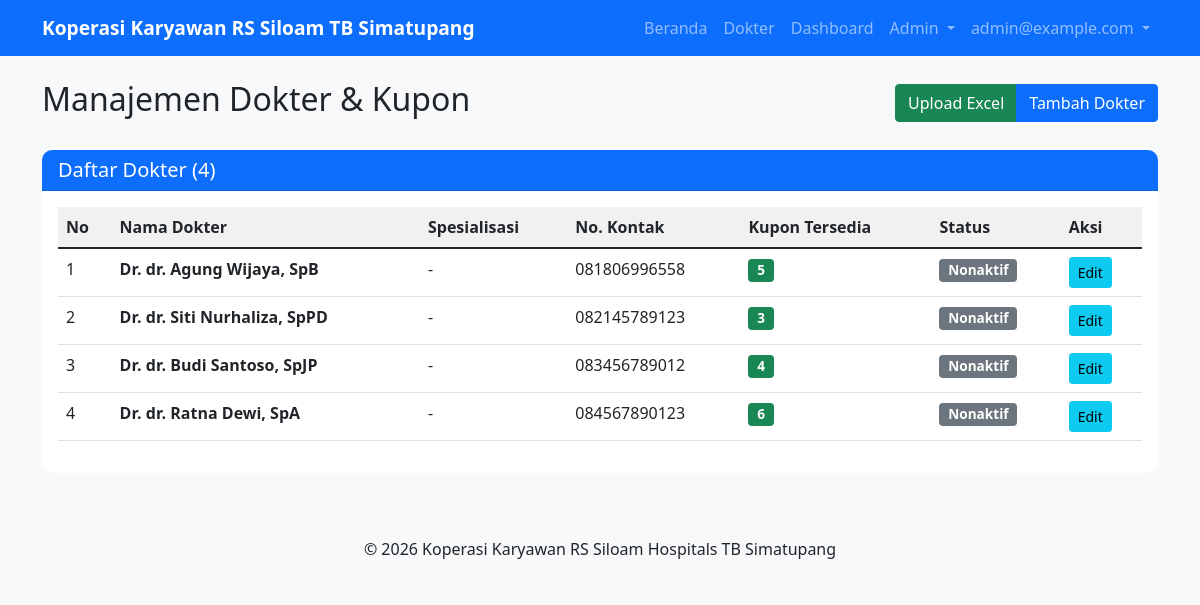
The page /admin/dokter (signed in) on the database its author committed.
### koperasi apps/models.py (models this page shows, shortened)
class User(UserMixin, db.Model):
    id = db.Column(db.Integer, primary_key=True)
    email = db.Column(db.String(120), unique=True, nullable=False)
    password_hash = db.Column(db.String(256))
    role = db.Column(db.String(20), default='user')  # user, approval1, approval2, admin
    is_active = db.Column(db.Boolean, default=True)
    created_at = db.Column(db.DateTime, default=datetime.utcnow)

class Dokter(db.Model):
    id = db.Column(db.Integer, primary_key=True)
    nama_dokter = db.Column(db.String(200), nullable=False)
    spesialisasi = db.Column(db.String(100))
    nomor_kontak = db.Column(db.String(20), nullable=False)
    alamat_praktik = db.Column(db.Text)
    jumlah_kupon = db.Column(db.Integer, default=0)
    kupon_awal = db.Column(db.Integer, default=0)  # Initial kupon before period
    periode_berlaku_bulan = db.Column(db.String(10))  # Format: YYYY-MM, e.g. 2026-01
    keterangan = db.Column(db.Text)
    is_active = db.Column(db.Boolean, default=True)
    created_at = db.Column(db.DateTime, default=datetime.utcnow)
    updated_at = db.Column(db.DateTime, default=datetime.utcnow, onupdate=datetime.utcnow)

### koperasi apps/app.py (the view, shortened to what this page needs)
@app.route('/admin/dokter', methods=['GET', 'POST'])
@login_required
def admin_dokter():
    if current_user.role != 'admin':
        flash('Anda tidak memiliki akses', 'danger')
        return redirect(url_for('dashboard'))
    current_month = datetime.now().strftime('%Y-%m')
    for dokter in Dokter.query.all():
        if dokter.periode_berlaku_bulan and dokter.periode_berlaku_bulan != current_month:
            dokter.jumlah_kupon = dokter.kupon_awal
            dokter.periode_berlaku_bulan = current_month
    db.session.commit()
    dokter_list_data = Dokter.query.all()
    return render_template('admin_dokter.html', dokter_list=dokter_list_data)

### koperasi apps/app.py (called while the page is built)
@login_manager.user_loader
def load_user(user_id):
    return User.query.get(int(user_id))

### templates/admin_dokter.html (shortened to what this page needs)
{% extends "base.html" %}
{% block content %}
<div class="row">
    <div class="col-12">
        <div class="d-flex justify-content-between align-items-center mb-4">
            <h2>Manajemen Dokter & Kupon</h2>
            <div class="btn-group" role="group">
                <button class="btn btn-success" data-bs-toggle="modal" data-bs-target="#uploadDokterModal">
                     Upload Excel
                </button>
                <button class="btn btn-primary" data-bs-toggle="modal" data-bs-target="#addDokterModal">
                     Tambah Dokter
                </button>
            </div>
        </div>
        {% if dokter_list %}
        <div class="card">
            <div class="card-header bg-primary text-white">
                <h5 class="mb-0">Daftar Dokter ({{ dokter_list|length }})</h5>
            </div>
            <div class="card-body">
                <div class="table-responsive">
                    <table class="table table-hover">
                        <thead>
                            <tr>
                                <th>No</th>
                                <th>Nama Dokter</th>
                                <th>Spesialisasi</th>
                                <th>No. Kontak</th>
                                <th>Kupon Tersedia</th>
                                <th>Status</th>
                                <th>Aksi</th>
                            </tr>
                        </thead>
                        <tbody>
                            {% for dokter in dokter_list %}
                            <tr>
                                <td>{{ loop.index }}</td>
                                <td><strong>Dr. {{ dokter.nama_dokter }}</strong></td>
                                <td>{{ dokter.spesialisasi }}</td>
                                <td>{{ dokter.nomor_kontak }}</td>
                                <td>
                                    <span class="badge {% if dokter.jumlah_kupon > 0 %}bg-success{% else %}bg-danger{% endif %}">
                                        {{ dokter.jumlah_kupon }}
                                    </span>
                                </td>
                                <td>
                                    {% if dokter.is_active %}
                                        <span class="badge bg-success">Aktif</span>
                                    {% else %}
                                        <span class="badge bg-secondary">Nonaktif</span>
                                    {% endif %}
                                </td>
                                <td>
                                    <button class="btn btn-sm btn-info" data-bs-toggle="modal"
                                            data-bs-target="#editDokterModal{{ dokter.id }}">
                                         Edit
                                    </button>
                                </td>
                            </tr>
                            {% endfor %}
                        </tbody>
                    </table>
                </div>
            </div>
        </div>
        {% else %}
        <div class="alert alert-info" role="alert">
            <i class="fas fa-info-circle"></i> Belum ada dokter yang terdaftar.
        </div>
        {% endif %}
    </div>
</div>
{% endblock %}

### templates/base.html (shortened to what this page needs)
<!DOCTYPE html>
<html lang="id">
<head>
    <link href="https://cdn.jsdelivr.net/npm/bootstrap@5.1.3/dist/css/bootstrap.min.css" rel="stylesheet">
    <link rel="stylesheet" href="{{ url_for('static', filename='css/style.css') }}">
</head>
<body>
    <nav class="navbar navbar-expand-lg navbar-dark bg-primary">
        <div class="container">
            <a class="navbar-brand" href="{{ url_for('index') }}">
                Koperasi Karyawan RS Siloam TB Simatupang
            </a>
            <div class="collapse navbar-collapse" id="navbarNav">
                <ul class="navbar-nav ms-auto">
                    <li class="nav-item">
                        <a class="nav-link" href="{{ url_for('index') }}">Beranda</a>
                    </li>
                    <li class="nav-item">
                        <a class="nav-link" href="{{ url_for('dokter_list') }}">Dokter</a>
                    </li>
                    {% if current_user.is_authenticated %}
                        <li class="nav-item">
                            <a class="nav-link" href="{{ url_for('dashboard') }}">Dashboard</a>
                        </li>
                        {% if current_user.role == 'kasir' %}
                        <li class="nav-item">
                            <a class="nav-link" href="{{ url_for('kasir_dokter') }}">Potong Kupon</a>
                        </li>
                        <li class="nav-item">
                            <a class="nav-link" href="{{ url_for('kasir_riwayat') }}">Riwayat</a>
                        </li>
                        {% elif current_user.role == 'admin' %}
                        <li class="nav-item dropdown">
                            <a class="nav-link dropdown-toggle" href="#" id="adminMenu" role="button" data-bs-toggle="dropdown">
                                Admin
                            </a>
                        </li>
                        {% elif current_user.role in ['approval1', 'approval2'] %}
                        <li class="nav-item">
                            <a class="nav-link" href="{{ url_for('report') }}">Laporan</a>
                        </li>
                        {% endif %}
                        <li class="nav-item dropdown">
                            <a class="nav-link dropdown-toggle" href="#" id="userMenu" role="button" data-bs-toggle="dropdown">
                                {{ current_user.email }}
                            </a>
                        </li>
                    {% else %}
                        <li class="nav-item">
                            <a class="nav-link" href="{{ url_for('login') }}">Login</a>
                        </li>
                    {% endif %}
                </ul>
            </div>
        </div>
    </nav>
    <div class="container mt-4">
        {% block content %}{% endblock %}
    </div>
    <footer class="mt-5 py-3 bg-light">
        <div class="container text-center">
            <p class="mb-0">&copy; 2026 Koperasi Karyawan RS Siloam Hospitals TB Simatupang</p>
        </div>
    </footer>
</body>
</html>

### static/style.css (style rules this page uses)
body { background-color: #f8f9fa; font-family: 'Segoe UI', Tahoma, Geneva, Verdana, sans-serif; }
.navbar-brand { font-weight: bold; font-size: 1.2rem; }
.card { border: none; border-radius: 10px; }
.card-header { border-radius: 10px 10px 0 0 !important; }
.table th { background-color: #f1f1f1; font-weight: 600; }
.btn-primary { background-color: #0d6efd; border-color: #0d6efd; }
.badge { font-size: 0.85em; }

### rows shown on the page
User: email "admin@example.com"
Dokter: nama_dokter "dr. Agung Wijaya, SpB", spesialisasi "-", nomor_kontak "081806996558", jumlah_kupon "5", is_active "Nonaktif"
Dokter: nama_dokter "dr. Siti Nurhaliza, SpPD", spesialisasi "-", nomor_kontak "082145789123", jumlah_kupon "3", is_active "Nonaktif"
Dokter: nama_dokter "dr. Budi Santoso, SpJP", spesialisasi "-", nomor_kontak "083456789012", jumlah_kupon "4", is_active "Nonaktif"
Dokter: nama_dokter "dr. Ratna Dewi, SpA", spesialisasi "-", nomor_kontak "084567890123", jumlah_kupon "6", is_active "Nonaktif"

### other values the page prints
{{ dokter_list|length }} "4"
